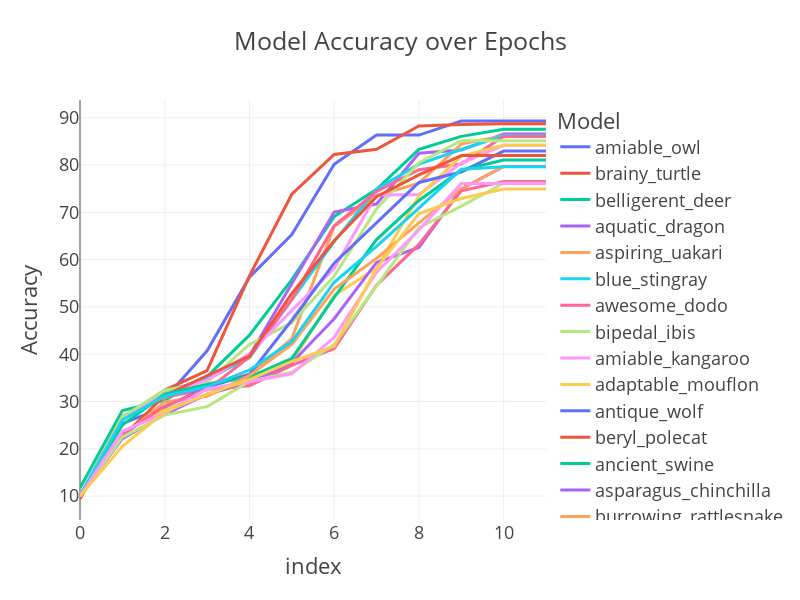

This figure's notebook cell:
### Code cell
epochs_data=train_data_dist_cum.sort_values("best_acc",ascending= False).iloc[:,:50].T.reset_index(drop=True).reset_index().melt(id_vars='index', var_name='Model', value_name='Accuracy')

import plotly.express as px
fig = px.line(epochs_data, x='index', y='Accuracy', color='Model', title='Model Accuracy over Epochs')
fig.update_layout(height=600, width=800, template="presentation")
fig

### Figure 1 — Plotly figure (JSON) as saved in the notebook; plotly's stock layout.template omitted (floating-point values rounded to 4 significant figures)
{"data": [{"hovertemplate": "Model=amiable_owl<br>index=%{x}<br>Accuracy=%{y}<extra></extra>", "legendgroup": "amiable_owl", "line": {"color": "#636efa", "dash": "solid"}, "marker": {"symbol": "circle"}, "mode": "lines", "name": "amiable_owl", "orientation": "v", "showlegend": true, "type": "scatter", "x": [0, 1, 2, 3, 4, 5, 6, 7, 8, 9, 10, 11], "xaxis": "x", "y": [9.85, 26.81, 30.56, 40.73, 56.29, 65.31, 80.16, 86.32, 86.32, 89.3, 89.3, 89.3], "yaxis": "y"}, {"hovertemplate": "Model=brainy_turtle<br>index=%{x}<br>Accuracy=%{y}<extra></extra>", "legendgroup": "brainy_turtle", "line": {"color": "#EF553B", "dash": "solid"}, "marker": {"symbol": "circle"}, "mode": "lines", "name": "brainy_turtle", "orientation": "v", "showlegend": true, "type": "scatter", "x": [0, 1, 2, 3, 4, 5, 6, 7, 8, 9, 10, 11], "xaxis": "x", "y": [9.383, 26.5, 32.42, 36.54, 56.55, 73.82, 82.24, 83.33, 88.24, 88.57, 88.71, 88.71], "yaxis": "y"}, {"hovertemplate": "Model=belligerent_deer<br>index=%{x}<br>Accuracy=%{y}<extra></extra>", "legendgroup": "belligerent_deer", "line": {"color": "#00cc96", "dash": "solid"}, "marker": {"symbol": "circle"}, "mode": "lines", "name": "belligerent_deer", "orientation": "v", "showlegend": true, "type": "scatter", "x": [0, 1, 2, 3, 4, 5, 6, 7, 8, 9, 10, 11], "xaxis": "x", "y": [11.71, 28.1, 30.24, 35.27, 44.02, 55.75, 69.09, 74.88, 83.29, 86.06, 87.58, 87.58], "yaxis": "y"}, {"hovertemplate": "Model=aquatic_dragon<br>index=%{x}<br>Accuracy=%{y}<extra></extra>", "legendgroup": "aquatic_dragon", "line": {"color": "#ab63fa", "dash": "solid"}, "marker": {"symbol": "circle"}, "mode": "lines", "name": "aquatic_dragon", "orientation": "v", "showlegend": true, "type": "scatter", "x": [0, 1, 2, 3, 4, 5, 6, 7, 8, 9, 10, 11], "xaxis": "x", "y": [9.973, 26.68, 32.3, 34.52, 39.72, 55.02, 70.04, 71.75, 82.49, 83.17, 86.57, 86.57], "yaxis": "y"}, {"hovertemplate": "Model=aspiring_uakari<br>index=%{x}<br>Accuracy=%{y}<extra></extra>", "legendgroup": "aspiring_uakari", "line": {"color": "#FFA15A", "dash": "solid"}, "marker": {"symbol": "circle"}, "mode": "lines", "name": "aspiring_uakari", "orientation": "v", "showlegend": true, "type": "scatter", "x": [0, 1, 2, 3, 4, 5, 6, 7, 8, 9, 10, 11], "xaxis": "x", "y": [9.993, 26.96, 30.84, 33.73, 35.72, 43.3, 67.0, 73.5, 76.17, 84.41, 86.21, 86.21], "yaxis": "y"}, {"hovertemplate": "Model=blue_stingray<br>index=%{x}<br>Accuracy=%{y}<extra></extra>", "legendgroup": "blue_stingray", "line": {"color": "#19d3f3", "dash": "solid"}, "marker": {"symbol": "circle"}, "mode": "lines", "name": "blue_stingray", "orientation": "v", "showlegend": true, "type": "scatter", "x": [0, 1, 2, 3, 4, 5, 6, 7, 8, 9, 10, 11], "xaxis": "x", "y": [9.837, 26.57, 31.15, 34.81, 39.21, 51.62, 63.8, 74.89, 80.18, 83.27, 86.19, 86.19], "yaxis": "y"}, {"hovertemplate": "Model=awesome_dodo<br>index=%{x}<br>Accuracy=%{y}<extra></extra>", "legendgroup": "awesome_dodo", "line": {"color": "#FF6692", "dash": "solid"}, "marker": {"symbol": "circle"}, "mode": "lines", "name": "awesome_dodo", "orientation": "v", "showlegend": true, "type": "scatter", "x": [0, 1, 2, 3, 4, 5, 6, 7, 8, 9, 10, 11], "xaxis": "x", "y": [10, 26.2, 31.0, 32.45, 39.41, 51.6, 67.14, 74.41, 78.99, 80.21, 86.03, 86.03], "yaxis": "y"}, {"hovertemplate": "Model=bipedal_ibis<br>index=%{x}<br>Accuracy=%{y}<extra></extra>", "legendgroup": "bipedal_ibis", "line": {"color": "#B6E880", "dash": "solid"}, "marker": {"symbol": "circle"}, "mode": "lines", "name": "bipedal_ibis", "orientation": "v", "showlegend": true, "type": "scatter", "x": [0, 1, 2, 3, 4, 5, 6, 7, 8, 9, 10, 11], "xaxis": "x", "y": [9.993, 26.69, 32.38, 34.08, 42.06, 46.66, 56.5, 70.7, 80.48, 85.13, 85.13, 85.13], "yaxis": "y"}, {"hovertemplate": "Model=amiable_kangaroo<br>index=%{x}<br>Accuracy=%{y}<extra></extra>", "legendgroup": "amiable_kangaroo", "line": {"color": "#FF97FF", "dash": "solid"}, "marker": {"symbol": "circle"}, "mode": "lines", "name": "amiable_kangaroo", "orientation": "v", "showlegend": true, "type": "scatter", "x": [0, 1, 2, 3, 4, 5, 6, 7, 8, 9, 10, 11], "xaxis": "x", "y": [10.02, 26.15, 31.51, 34.5, 40.09, 49.27, 58.13, 73.71, 73.71, 80.39, 84.17, 84.17], "yaxis": "y"}, {"hovertemplate": "Model=adaptable_mouflon<br>index=%{x}<br>Accuracy=%{y}<extra></extra>", "legendgroup": "adaptable_mouflon", "line": {"color": "#FECB52", "dash": "solid"}, "marker": {"symbol": "circle"}, "mode": "lines", "name": "adaptable_mouflon", "orientation": "v", "showlegend": true, "type": "scatter", "x": [0, 1, 2, 3, 4, 5, 6, 7, 8, 9, 10, 11], "xaxis": "x", "y": [10.11, 23.35, 28.27, 31.54, 34.05, 38.36, 52.42, 58.22, 73.45, 81.88, 84.16, 84.16], "yaxis": "y"}, {"hovertemplate": "Model=antique_wolf<br>index=%{x}<br>Accuracy=%{y}<extra></extra>", "legendgroup": "antique_wolf", "line": {"color": "#636efa", "dash": "solid"}, "marker": {"symbol": "circle"}, "mode": "lines", "name": "antique_wolf", "orientation": "v", "showlegend": true, "type": "scatter", "x": [0, 1, 2, 3, 4, 5, 6, 7, 8, 9, 10, 11], "xaxis": "x", "y": [9.783, 25.32, 28.84, 33.01, 35.73, 47.18, 59.25, 67.89, 76.32, 78.53, 82.95, 82.95], "yaxis": "y"}, {"hovertemplate": "Model=beryl_polecat<br>index=%{x}<br>Accuracy=%{y}<extra></extra>", "legendgroup": "beryl_polecat", "line": {"color": "#EF553B", "dash": "solid"}, "marker": {"symbol": "circle"}, "mode": "lines", "name": "beryl_polecat", "orientation": "v", "showlegend": true, "type": "scatter", "x": [0, 1, 2, 3, 4, 5, 6, 7, 8, 9, 10, 11], "xaxis": "x", "y": [9.713, 22.52, 31.27, 35.48, 39.59, 52.84, 63.97, 73.29, 77.9, 81.99, 81.99, 81.99], "yaxis": "y"}, {"hovertemplate": "Model=ancient_swine<br>index=%{x}<br>Accuracy=%{y}<extra></extra>", "legendgroup": "ancient_swine", "line": {"color": "#00cc96", "dash": "solid"}, "marker": {"symbol": "circle"}, "mode": "lines", "name": "ancient_swine", "orientation": "v", "showlegend": true, "type": "scatter", "x": [0, 1, 2, 3, 4, 5, 6, 7, 8, 9, 10, 11], "xaxis": "x", "y": [10.02, 25.02, 31.53, 33.62, 35.17, 39.1, 52, 64.24, 72.5, 78.89, 81.03, 81.03], "yaxis": "y"}, {"hovertemplate": "Model=asparagus_chinchilla<br>index=%{x}<br>Accuracy=%{y}<extra></extra>", "legendgroup": "asparagus_chinchilla", "line": {"color": "#ab63fa", "dash": "solid"}, "marker": {"symbol": "circle"}, "mode": "lines", "name": "asparagus_chinchilla", "orientation": "v", "showlegend": true, "type": "scatter", "x": [0, 1, 2, 3, 4, 5, 6, 7, 8, 9, 10, 11], "xaxis": "x", "y": [10.19, 22.14, 27.26, 31.56, 33.97, 38.16, 47.5, 59.4, 62.58, 74.92, 79.7, 79.7], "yaxis": "y"}, {"hovertemplate": "Model=burrowing_rattlesnake<br>index=%{x}<br>Accuracy=%{y}<extra></extra>", "legendgroup": "burrowing_rattlesnake", "line": {"color": "#FFA15A", "dash": "solid"}, "marker": {"symbol": "circle"}, "mode": "lines", "name": "burrowing_rattlesnake", "orientation": "v", "showlegend": true, "type": "scatter", "x": [0, 1, 2, 3, 4, 5, 6, 7, 8, 9, 10, 11], "xaxis": "x", "y": [10.0, 22.65, 29.91, 31.12, 35.5, 42.08, 53.77, 60.27, 67.75, 74.98, 79.69, 79.69], "yaxis": "y"}, {"hovertemplate": "Model=astute_ibex<br>index=%{x}<br>Accuracy=%{y}<extra></extra>", "legendgroup": "astute_ibex", "line": {"color": "#19d3f3", "dash": "solid"}, "marker": {"symbol": "circle"}, "mode": "lines", "name": "astute_ibex", "orientation": "v", "showlegend": true, "type": "scatter", "x": [0, 1, 2, 3, 4, 5, 6, 7, 8, 9, 10, 11], "xaxis": "x", "y": [9.997, 26.1, 31.14, 33.11, 36.65, 42.66, 55.21, 62.8, 70.87, 79.12, 79.61, 79.61], "yaxis": "y"}, {"hovertemplate": "Model=amphibian_narwhal<br>index=%{x}<br>Accuracy=%{y}<extra></extra>", "legendgroup": "amphibian_narwhal", "line": {"color": "#FF6692", "dash": "solid"}, "marker": {"symbol": "circle"}, "mode": "lines", "name": "amphibian_narwhal", "orientation": "v", "showlegend": true, "type": "scatter", "x": [0, 1, 2, 3, 4, 5, 6, 7, 8, 9, 10, 11], "xaxis": "x", "y": [10, 22.99, 29.02, 32.6, 33.3, 37.64, 41.21, 54.61, 63.21, 74.53, 76.5, 76.5], "yaxis": "y"}, {"hovertemplate": "Model=brass_mackerel<br>index=%{x}<br>Accuracy=%{y}<extra></extra>", "legendgroup": "brass_mackerel", "line": {"color": "#B6E880", "dash": "solid"}, "marker": {"symbol": "circle"}, "mode": "lines", "name": "brass_mackerel", "orientation": "v", "showlegend": true, "type": "scatter", "x": [0, 1, 2, 3, 4, 5, 6, 7, 8, 9, 10, 11], "xaxis": "x", "y": [10, 22.46, 27.16, 28.91, 34.22, 36.18, 42.07, 54.31, 66.76, 71.3, 76.16, 76.16], "yaxis": "y"}, {"hovertemplate": "Model=blond_elephant<br>index=%{x}<br>Accuracy=%{y}<extra></extra>", "legendgroup": "blond_elephant", "line": {"color": "#FF97FF", "dash": "solid"}, "marker": {"symbol": "circle"}, "mode": "lines", "name": "blond_elephant", "orientation": "v", "showlegend": true, "type": "scatter", "x": [0, 1, 2, 3, 4, 5, 6, 7, 8, 9, 10, 11], "xaxis": "x", "y": [9.903, 23.69, 27.55, 32.65, 34.16, 35.86, 43.55, 57.36, 66.25, 76.06, 76.06, 76.06], "yaxis": "y"}, {"hovertemplate": "Model=arcane_turaco<br>index=%{x}<br>Accuracy=%{y}<extra></extra>", "legendgroup": "arcane_turaco", "line": {"color": "#FECB52", "dash": "solid"}, "marker": {"symbol": "circle"}, "mode": "lines", "name": "arcane_turaco", "orientation": "v", "showlegend": true, "type": "scatter", "x": [0, 1, 2, 3, 4, 5, 6, 7, 8, 9, 10, 11], "xaxis": "x", "y": [10, 20.52, 27.82, 31.55, 34.64, 38.48, 41.65, 58.13, 69.72, 72.91, 74.94, 74.94], "yaxis": "y"}], "layout": {"height": 600, "legend": {"title": {"text": "Model"}, "tracegroupgap": 0}, "title": {"text": "Model Accuracy over Epochs"}, "width": 800, "xaxis": {"anchor": "y", "autorange": true, "domain": [0, 1], "range": [0, 11], "title": {"text": "index"}, "type": "linear"}, "yaxis": {"anchor": "x", "autorange": true, "domain": [0, 1], "range": [4.943, 93.74], "title": {"text": "Accuracy"}, "type": "linear"}}}
